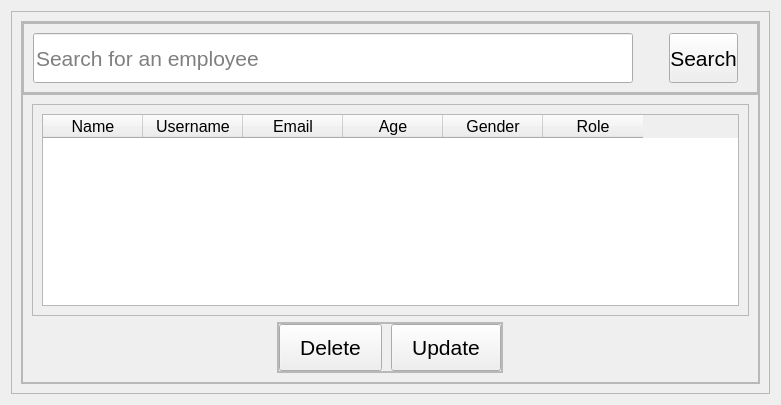
                   <widget class="QWidget" name="Employee">
                    <layout class="QVBoxLayout" name="verticalLayout_21">
                     <item>
                      <widget class="QFrame" name="frame_25">
                       <property name="frameShape">
                        <enum>QFrame::StyledPanel</enum>
                       </property>
                       <property name="frameShadow">
                        <enum>QFrame::Raised</enum>
                       </property>
                       <layout class="QVBoxLayout" name="verticalLayout_22">
                        <item>
                         <widget class="QFrame" name="frame_26">
                          <property name="frameShape">
                           <enum>QFrame::StyledPanel</enum>
                          </property>
                          <property name="frameShadow">
                           <enum>QFrame::Raised</enum>
                          </property>
                          <layout class="QVBoxLayout" name="verticalLayout_23">
                           <property name="spacing">
                            <number>0</number>
                           </property>
                           <property name="leftMargin">
                            <number>0</number>
                           </property>
                           <property name="topMargin">
                            <number>0</number>
                           </property>
                           <property name="rightMargin">
                            <number>0</number>
                           </property>
                           <property name="bottomMargin">
                            <number>0</number>
                           </property>
                           <item>
                            <widget class="QFrame" name="frame_27">
                             <property name="minimumSize">
                              <size>
                               <width>0</width>
                               <height>0</height>
                              </size>
                             </property>
                             <property name="maximumSize">
                              <size>
                               <width>16777215</width>
                               <height>80</height>
                              </size>
                             </property>
                             <property name="frameShape">
                              <enum>QFrame::StyledPanel</enum>
                             </property>
                             <property name="frameShadow">
                              <enum>QFrame::Raised</enum>
                             </property>
                             <layout class="QHBoxLayout" name="horizontalLayout_10">
                              <property name="spacing">
                               <number>0</number>
                              </property>
                              <property name="leftMargin">
                               <number>0</number>
                              </property>
                              <property name="topMargin">
                               <number>0</number>
                              </property>
                              <property name="rightMargin">
                               <number>0</number>
                              </property>
                              <property name="bottomMargin">
                               <number>0</number>
                              </property>
                              <item>
                               <widget class="QFrame" name="frame_28">
                                <property name="frameShape">
                                 <enum>QFrame::StyledPanel</enum>
                                </property>
                                <property name="frameShadow">
                                 <enum>QFrame::Raised</enum>
                                </property>
                                <layout class="QHBoxLayout" name="horizontalLayout_11">
                                 <item>
                                  <widget class="QLineEdit" name="lineEdit_5">
                                   <property name="minimumSize">
                                    <size>
                                     <width>600</width>
                                     <height>50</height>
                                    </size>
                                   </property>
                                   <property name="maximumSize">
                                    <size>
                                     <width>16777215</width>
                                     <height>16777215</height>
                                    </size>
                                   </property>
                                   <property name="styleSheet">
                                    <string notr="true">font:16pt</string>
                                   </property>
                                   <property name="placeholderText">
                                    <string>Search for an employee</string>
                                   </property>
                                  </widget>
                                 </item>
                                 <item>
                                  <spacer name="horizontalSpacer_3">
                                   <property name="orientation">
                                    <enum>Qt::Horizontal</enum>
                                   </property>
                                   <property name="sizeHint" stdset="0">
                                    <size>
                                     <width>30</width>
                                     <height>20</height>
                                    </size>
                                   </property>
                                  </spacer>
                                 </item>
                                 <item>
                                  <widget class="QPushButton" name="pushButton_7">
                                   <property name="minimumSize">
                                    <size>
                                     <width>0</width>
                                     <height>50</height>
                                    </size>
                                   </property>
                                   <property name="styleSheet">
                                    <string notr="true">font:16pt;
margin-right:10;</string>
                                   </property>
                                   <property name="text">
                                    <string>Search</string>
                                   </property>
                                   <property name="icon">
                                    <iconset>
                                     <normaloff>../../../../../mnt/c/Users/prasa/Downloads/magnifying-glass.png</normaloff>../../../../../mnt/c/Users/prasa/Downloads/magnifying-glass.png</iconset>
                                   </property>
                                   <property name="iconSize">
                                    <size>
                                     <width>20</width>
                                     <height>20</height>
                                    </size>
                                   </property>
                                  </widget>
                                 </item>
                                </layout>
                               </widget>
                              </item>
                             </layout>
                            </widget>
                           </item>
                           <item>
                            <widget class="QFrame" name="frame_29">
                             <property name="frameShape">
                              <enum>QFrame::StyledPanel</enum>
                             </property>
                             <property name="frameShadow">
                              <enum>QFrame::Raised</enum>
                             </property>
                             <layout class="QVBoxLayout" name="verticalLayout_24">
                              <item>
                               <widget class="QFrame" name="frame_30">
                                <property name="frameShape">
                                 <enum>QFrame::StyledPanel</enum>
                                </property>
                                <property name="frameShadow">
                                 <enum>QFrame::Raised</enum>
                                </property>
                                <layout class="QVBoxLayout" name="verticalLayout_25">
                                 <item>
                                  <widget class="QTableWidget" name="tableWidget">
                                   <property name="styleSheet">
                                    <string notr="true">font:12pt;</string>
                                   </property>
                                   <column>
                                    <property name="text">
                                     <string>Name</string>
                                    </property>
                                   </column>
                                   <column>
                                    <property name="text">
                                     <string>Username</string>
                                    </property>
                                   </column>
                                   <column>
                                    <property name="text">
                                     <string>Email</string>
                                    </property>
                                   </column>
                                   <column>
                                    <property name="text">
                                     <string>Age</string>
                                    </property>
                                   </column>
                                   <column>
                                    <property name="text">
                                     <string>Gender</string>
                                    </property>
                                   </column>
                                   <column>
                                    <property name="text">
                                     <string>Role</string>
                                    </property>
                                   </column>
                                  </widget>
                                 </item>
                                </layout>
                               </widget>
                              </item>
                              <item alignment="Qt::AlignHCenter">
                               <widget class="QFrame" name="frame_31">
                                <property name="maximumSize">
                                 <size>
                                  <width>500</width>
                                  <height>100</height>
                                 </size>
                                </property>
                                <property name="frameShape">
                                 <enum>QFrame::StyledPanel</enum>
                                </property>
                                <property name="frameShadow">
                                 <enum>QFrame::Raised</enum>
                                </property>
                                <layout class="QVBoxLayout" name="verticalLayout_26">
                                 <property name="spacing">
                                  <number>0</number>
                                 </property>
                                 <property name="leftMargin">
                                  <number>0</number>
                                 </property>
                                 <property name="topMargin">
                                  <number>0</number>
                                 </property>
                                 <property name="rightMargin">
                                  <number>0</number>
                                 </property>
                                 <property name="bottomMargin">
                                  <number>0</number>
                                 </property>
                                 <item>
                                  <widget class="QFrame" name="frame_32">
                                   <property name="minimumSize">
                                    <size>
                                     <width>0</width>
                                     <height>0</height>
                                    </size>
                                   </property>
                                   <property name="maximumSize">
                                    <size>
                                     <width>500</width>
                                     <height>100</height>
                                    </size>
                                   </property>
                                   <property name="frameShape">
                                    <enum>QFrame::StyledPanel</enum>
                                   </property>
                                   <property name="frameShadow">
                                    <enum>QFrame::Raised</enum>
                                   </property>
                                   <layout class="QHBoxLayout" name="horizontalLayout_12">
                                    <property name="spacing">
                                     <number>9</number>
                                    </property>
                                    <property name="leftMargin">
                                     <number>0</number>
                                    </property>
                                    <property name="topMargin">
                                     <number>0</number>
                                    </property>
                                    <property name="rightMargin">
                                     <number>0</number>
                                    </property>
                                    <property name="bottomMargin">
                                     <number>0</number>
                                    </property>
                                    <item>
                                     <widget class="QPushButton" name="pushButton_9">
                                      <property name="styleSheet">
                                       <string notr="true">font:16pt;
padding : 10px 20px;</string>
                                      </property>
                                      <property name="text">
                                       <string>Delete</string>
                                      </property>
                                      <property name="icon">
                                       <iconset>
                                        <normaloff>../../../../../mnt/c/Users/prasa/Downloads/delete.png</normaloff>../../../../../mnt/c/Users/prasa/Downloads/delete.png</iconset>
                                      </property>
                                      <property name="iconSize">
                                       <size>
                                        <width>20</width>
                                        <height>16</height>
                                       </size>
                                      </property>
                                     </widget>
                                    </item>
                                    <item>
                                     <widget class="QPushButton" name="pushButton_8">
                                      <property name="styleSheet">
                                       <string notr="true">font:16pt;
padding:10px 20px</string>
                                      </property>
                                      <property name="text">
                                       <string>Update</string>
                                      </property>
                                      <property name="icon">
                                       <iconset>
                                        <normaloff>../../../../../mnt/c/Users/prasa/Downloads/update.png</normaloff>../../../../../mnt/c/Users/prasa/Downloads/update.png</iconset>
                                      </property>
                                      <property name="iconSize">
                                       <size>
                                        <width>20</width>
                                        <height>20</height>
                                       </size>
                                      </property>
                                     </widget>
                                    </item>
                                   </layout>
                                  </widget>
                                 </item>
                                </layout>
                               </widget>
                              </item>
                             </layout>
                            </widget>
                           </item>
                          </layout>
                         </widget>
                        </item>
                       </layout>
                      </widget>
                     </item>
                    </layout>
                   </widget>
